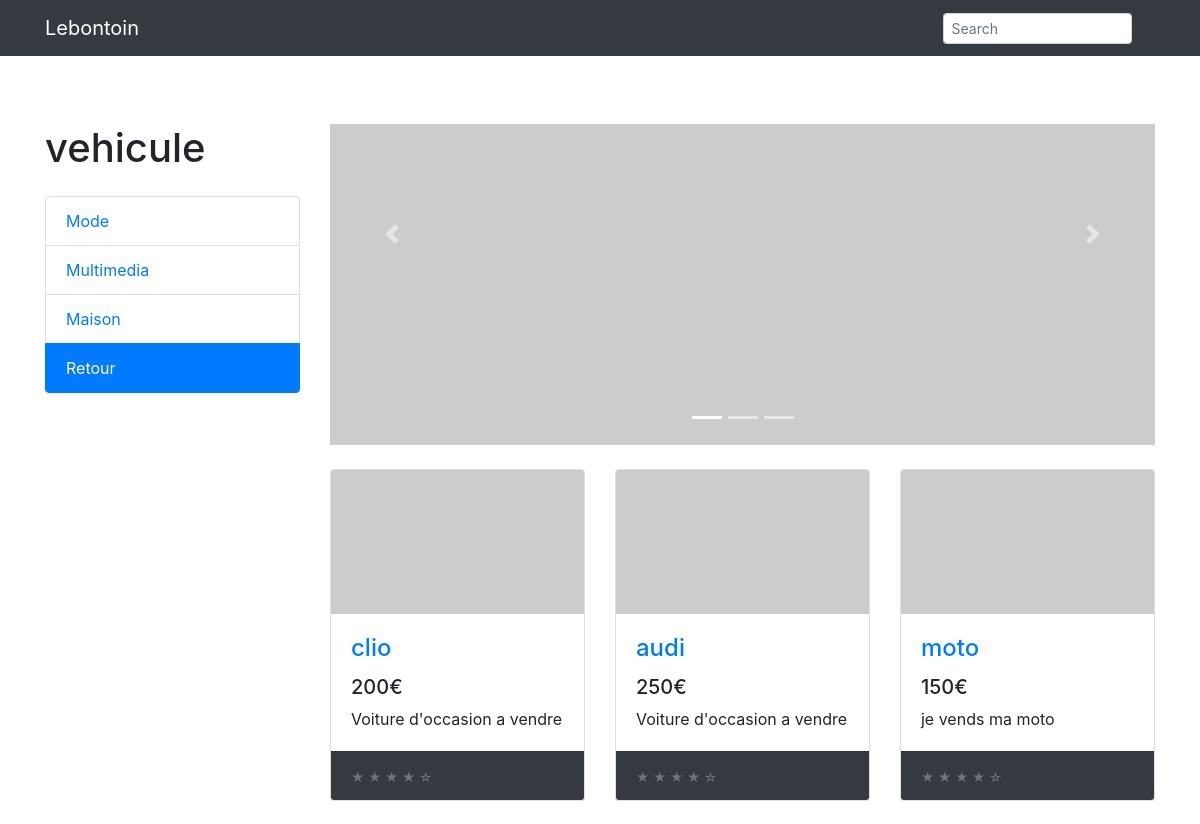
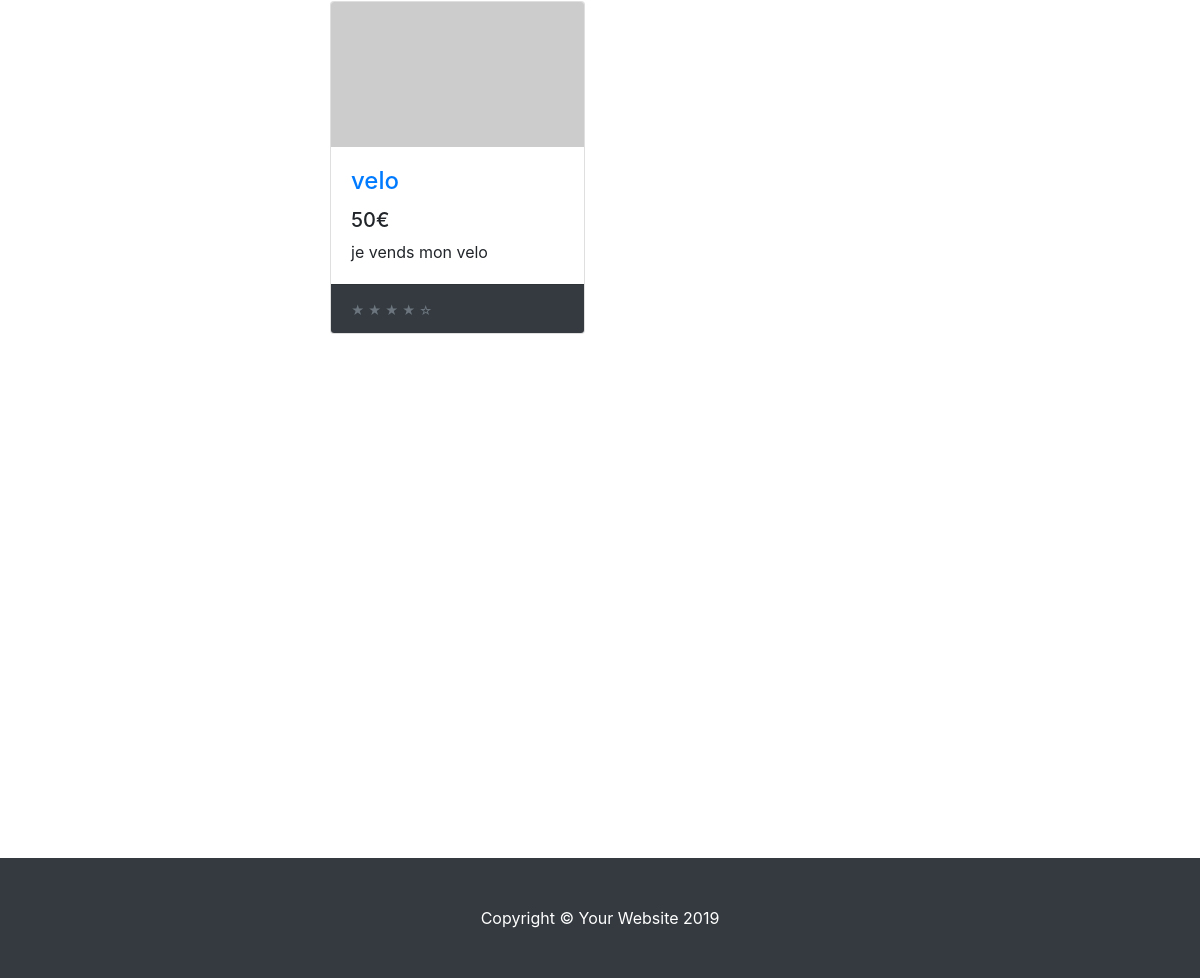
/item.php?cat=vehicule, run on the app's committed database (2 pictures, top to bottom).
### tables this page shows
CREATE TABLE `annonce` (
  `id_annonce` int(11) NOT NULL,
  `titre` varchar(100) NOT NULL,
  `prix` float NOT NULL,
  `description` varchar(1000) NOT NULL,
  `photo` varchar(100) DEFAULT NULL,
  `date_publication` date NOT NULL,
  `statut` varchar(10) NOT NULL,
  `catégorie` varchar(100) NOT NULL,
  `id_proprietaire` int(11) NOT NULL
);

### item.php (the view, shortened to what this page needs)
<?php
include("config.php");
?>
<!DOCTYPE html>
<html lang="en">
<head>
  <link href="vendor/bootstrap/css/bootstrap.min.css" rel="stylesheet">
  <link href="css/style1.css" rel="stylesheet">
</head>
<body>
  <nav class="navbar navbar-expand-lg navbar-dark bg-dark fixed-top">
    <div class="container">
      <a class="navbar-brand" href="index.php">Lebontoin</a>
      <div class="collapse navbar-collapse" id="navbarResponsive">
        <ul class="navbar-nav ml-auto">
          <form method="POST" class="form-inline d-flex justify-content-center md-form form-sm mt-0">
            <input class="form-control form-control-sm ml-3 w-75" name="search" type="text" placeholder="Search">
          </form>
        </ul>
      </div>
    </div>
  </nav>
  <div class="container">
    <div class="row">
      <div class="col-lg-3">
        <h1 class="my-4"><?php echo $_GET['cat'] ?></h1>
        <div class="list-group">
          <?php
          if($_GET['cat'] == 'vehicule')
          {
          ?>
          <a href="item.php?cat=mode" class="list-group-item">Mode</a>
          <a href="item.php?cat=multimedia" class="list-group-item">Multimedia</a>
          <a href="item.php?cat=maison" class="list-group-item">Maison</a>
          <?php
          }
          elseif($_GET['cat'] == 'mode')
          {
          ?>
          <a href="item.php?cat=vehicule" class="list-group-item">Vehicule</a>
          <a href="item.php?cat=multimedia" class="list-group-item">Multimedia</a>
          <a href="item.php?cat=maison" class="list-group-item">Maison</a>
          <?php
          }
          elseif($_GET['cat'] == 'multimedia')
          {
          ?>
          <a href="item.php?cat=vehicule" class="list-group-item">Vehicule</a>
          <a href="item.php?cat=mode" class="list-group-item">Mode</a>
          <a href="item.php?cat=maison" class="list-group-item">Maison</a>
          <?php
          }
          elseif($_GET['cat'] == 'maison')
          {
          ?>
          <a href="item.php?cat=vehicule" class="list-group-item">Vehicule</a>
          <a href="item.php?cat=multimedia" class="list-group-item">Multimedia</a>
          <a href="item.php?cat=mode" class="list-group-item">Mode</a>
          <?php
          }
          ?>
          <a href="choix.php" class="list-group-item active">Retour</a>
        </div>
      </div>
      <div class="col-lg-9">
        <div id="carouselExampleIndicators" class="carousel slide my-4" data-ride="carousel">
          <ol class="carousel-indicators">
            <li data-target="#carouselExampleIndicators" data-slide-to="0" class="active"></li>
            <li data-target="#carouselExampleIndicators" data-slide-to="1"></li>
            <li data-target="#carouselExampleIndicators" data-slide-to="2"></li>
          </ol>
          <div class="carousel-inner" role="listbox">
            <div class="carousel-item active">
              <img class="d-block img-fluid" src="http://placehold.it/900x350" alt="First slide">
            </div>
          </div>
          <a class="carousel-control-prev" href="#carouselExampleIndicators" role="button" data-slide="prev">
            <span class="carousel-control-prev-icon" aria-hidden="true"></span>
          </a>
          <a class="carousel-control-next" href="#carouselExampleIndicators" role="button" data-slide="next">
            <span class="carousel-control-next-icon" aria-hidden="true"></span>
          </a>
        </div>
        <div class="row">
          <?php
          if(isset($_POST['search']) AND !empty($_POST['search']))
          {
            $recherche = htmlspecialchars($_POST['search']);
            $requete = $bdd->prepare("SELECT * FROM annonce WHERE catégorie = ? AND titre LIKE '%$recherche%' ");
            $requete->execute(array($_GET['cat']));
          }
          else
          {
            $requete = $bdd->prepare("SELECT * FROM annonce WHERE catégorie = ?");
            $requete->execute(array($_GET['cat']));
          }
          while($resultat = $requete->fetch())
          {
          ?>
          <div class="col-lg-4 col-md-6 mb-4">
            <div class="card h-100">
              <a href="#"><img class="card-img-top" src="http://placehold.it/700x400" alt=""></a>
              <div class="card-body">
                <h4 class="card-title">
                  <a href="desc.php?id=<?= $resultat['id_annonce']; ?>"><?php echo $resultat['titre'] ?></a>
                </h4>
                <h5><?php echo $resultat['prix'] . "€" ?></h5>
                <p class="card-text"><?php echo $resultat['description'] ?></p>
              </div>
              <div class="card-footer bg-dark">
                <small class="text-muted">&#9733; &#9733; &#9733; &#9733; &#9734;</small>
              </div>
            </div>
          </div>
          <?php
          }
          ?>
        </div>
      </div>
    </div>
  </div>
  <footer class="py-5 bg-dark" style="margin-top: 500px;">
    <div class="container">
      <p class="m-0 text-center text-white">Copyright &copy; Your Website 2019</p>
    </div>
  </footer>
</body>
</html>

### css/style1.css (style rules this page uses)
.my-4 { padding-top: 100px; }

### data on the page
annonce: titre "clio", prix "200", description "Voiture d'occasion a vendre"
annonce: titre "audi", prix "250", description "Voiture d'occasion a vendre"
annonce: titre "moto", prix "150", description "je vends ma moto"
annonce: titre "velo", prix "50", description "je vends mon velo"

### other printed values
$_GET['cat'] "vehicule"
